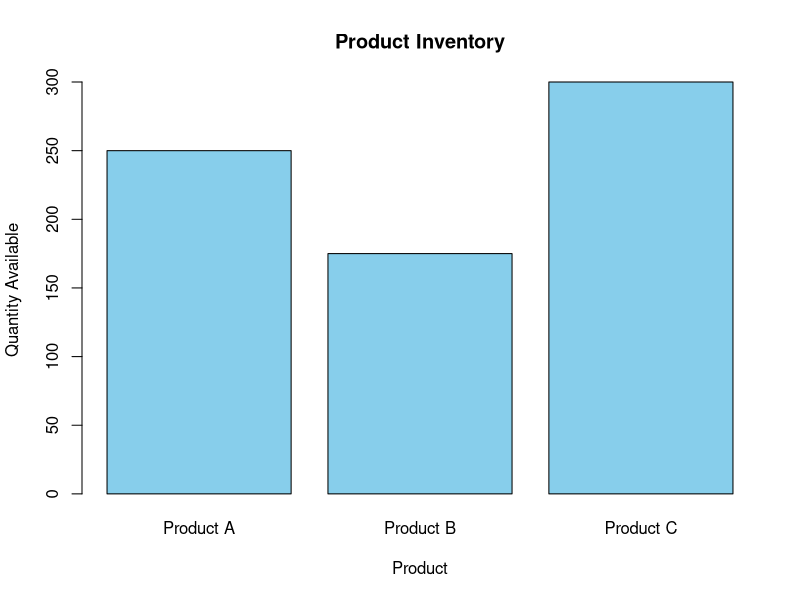

The R script that drew this image:
product <- c("Product A", "Product B", "Product C")
quantity <- c(250, 175, 300)

barplot(
  quantity,
  names.arg = product,
  xlab = "Product",
  ylab = "Quantity Available",
  main = "Product Inventory",
  col = "skyblue"
)
